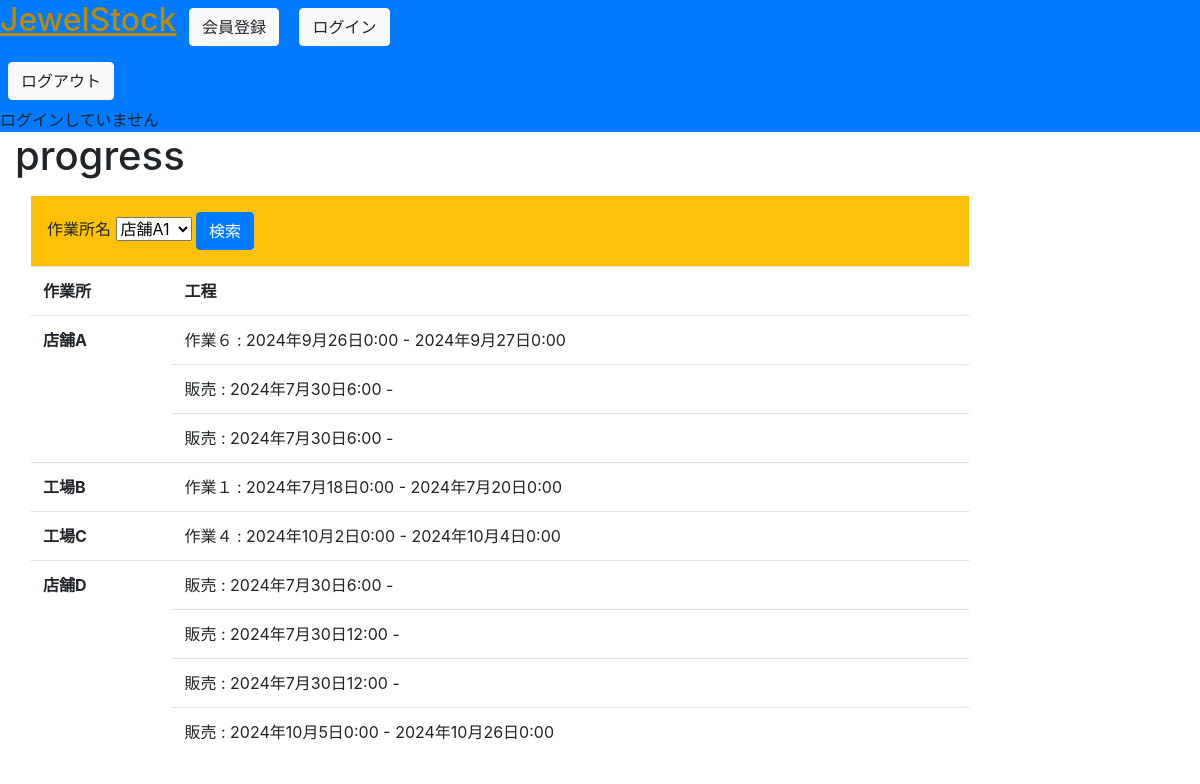
The app's page /progress with its own data.
### jewelstock/models.py (models this page shows, shortened)
class Workplace(models.Model):
    name = models.CharField(verbose_name='作業所名', max_length=50)
    address = models.CharField(verbose_name='所在地', max_length=200)
    phone_number_regex = RegexValidator(regex=r'^[0-9]{10,11}$')
    phone_number = models.CharField(verbose_name='電話番号', max_length=11, validators=[phone_number_regex])
    def get_progresses(self):
        return Progress.objects.filter(process__workplace=self)

class Progress(models.Model):
    item = models.ForeignKey(Item, verbose_name='アイテム', on_delete=models.CASCADE)
    process = models.ForeignKey(Process, verbose_name='工程', on_delete=models.CASCADE)
    start_date = models.DateTimeField(verbose_name='開始日', null=True, blank=True, default=None)
    due_date = models.DateTimeField(verbose_name='期限', null=True, blank=True, default=None)
    end_date = models.DateTimeField(verbose_name='終了日', null=True, blank=True, default=None)
    confirmor = models.ForeignKey(settings.AUTH_USER_MODEL, verbose_name="確認者", on_delete=models.SET('削除されたユーザー'), null=True, blank=True, default=None)

class Process(models.Model):
    operation = models.CharField(verbose_name='作業', max_length=200)
    workplace = models.ForeignKey(Workplace, verbose_name='作業所', on_delete=models.PROTECT)

### jewelstock/views.py (the view)
class ProgressView(View):
    def get(self, request, *args, **kwargs):
        context = {}
        search_id = request.GET.get('search_id')
        context['workplaces_all'] = Workplace.objects.all()
        if search_id:
            context['workplaces'] = Workplace.objects.filter(pk=search_id)
        else:
            context['workplaces'] = context['workplaces_all']
        return render(request, 'jewelstock/progress.html', context)

### templates/jewelstock/progress.html (shortened to what this page needs)
{% extends "base.html" %}
{% load bootstrap %}
{% block body_title %}progress{% endblock %}
{% block content %}
<form action="" class="form p-3 bg-warning">
    <span>作業所名</span>
    <select name="search_id">
            {% for workplace in workplaces_all %}
                <option value="{{ workplace.pk }}" {% if workplace.pk == request.GET.search_id %} selected {% endif %}>
                    {{workplace.name}}{{workplace.pk}}{{request.GET.search_id}}
                </option>
            {% endfor %}
    </select>
    <button type="submit" class="btn btn-primary">検索</button>
</form>
<table class="table">
    <tr>
        <th>作業所</th>
        <th>工程</th>
    </tr>
    {% for workplace in workplaces %}
        {% for progress in workplace.get_progresses %}
            <tr>
                {% if forloop.first %}
                    <th rowspan="{{ workplace.get_progresses|length }}">
                        {{ workplace.name }}
                    </th>
                {% endif %}
                <td>{{progress.process.operation}} : {{progress.start_date}} - {{progress.due_date|default:''}} </td>
            </tr>
        {% empty %}
            <tr>
                <th>{{workplace.name}}</th>
                <td>作業なし</td>
            </tr>
        {% endfor %}
    {% endfor %}
</table>
{% endblock %}

### records on screen
Workplace: name "店舗A"
Progress: process.operation "作業６", start_date "2024年9月26日0:00", due_date "2024年9月27日0:00"
Progress: process.operation "販売", start_date "2024年7月30日6:00"
Progress: process.operation "販売", start_date "2024年7月30日6:00"
Workplace: name "工場B"
Progress: process.operation "作業１", start_date "2024年7月18日0:00", due_date "2024年7月20日0:00"
Workplace: name "工場C"
Progress: process.operation "作業４", start_date "2024年10月2日0:00", due_date "2024年10月4日0:00"
Workplace: name "店舗D"
Progress: process.operation "販売", start_date "2024年7月30日6:00"
Progress: process.operation "販売", start_date "2024年7月30日12:00"
Progress: process.operation "販売", start_date "2024年7月30日12:00"
Progress: process.operation "販売", start_date "2024年10月5日0:00", due_date "2024年10月26日0:00"

### other values on screen
form field search_id "店舗A1"
